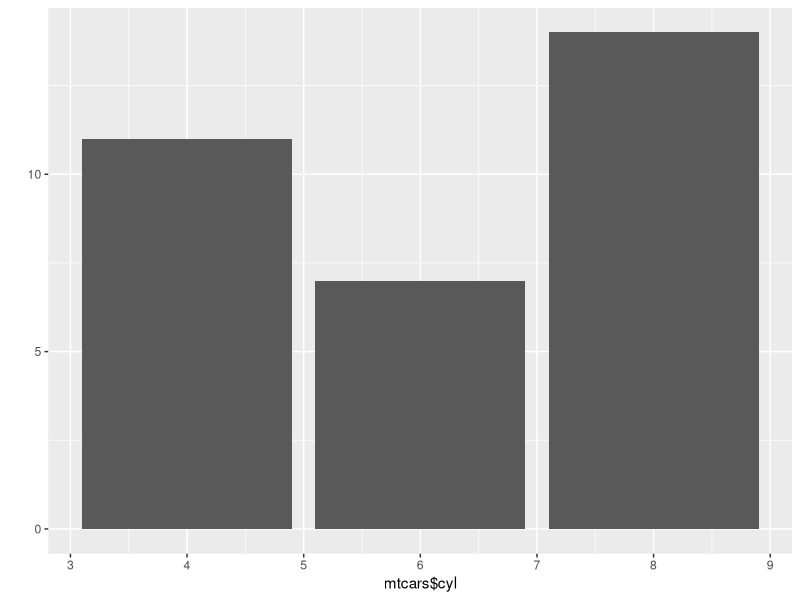
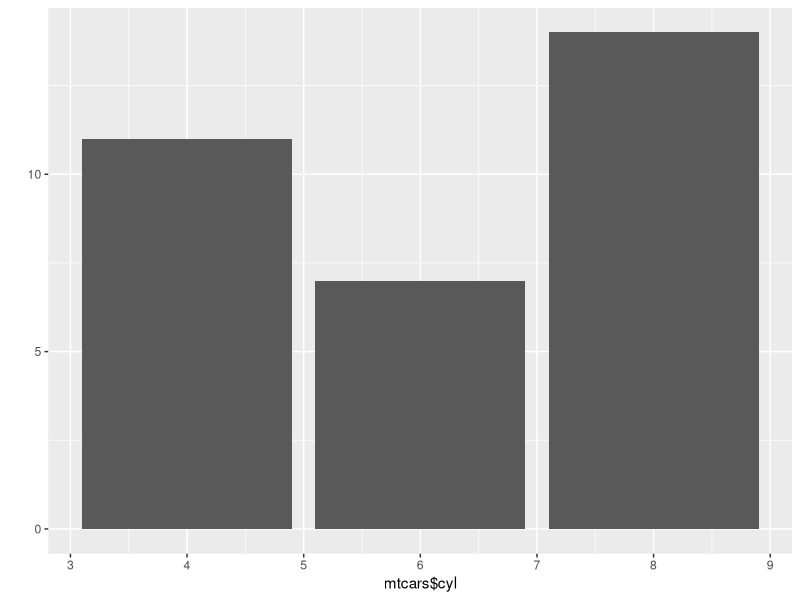
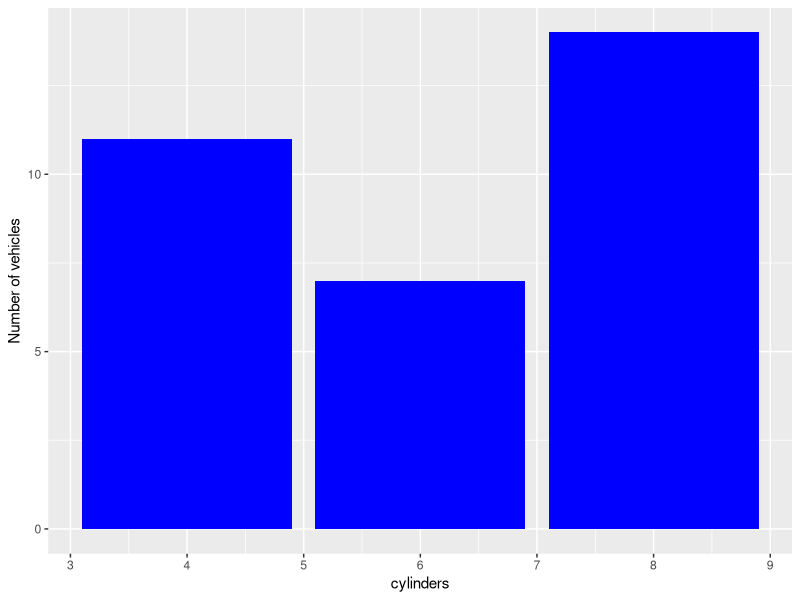

Write the R code that produced these figures, in order.
mtcars
library(ggplot2)
qplot(
    mtcars$cyl,
    geom = "bar")
mtcars$cyl
qplot(mtcars$cyl,
      geom = "bar")
#geometry type set to bar
#to make it more visually appealing, you can alter the colors using the fill parameter.
#you can also label the axes as xlab and ylab for their respective axes
qplot(
    mtcars$cyl,
    geom = "bar",
    fill = I("blue"),
    xlab = "cylinders",
    ylab = "Number of vehicles"
    
)
